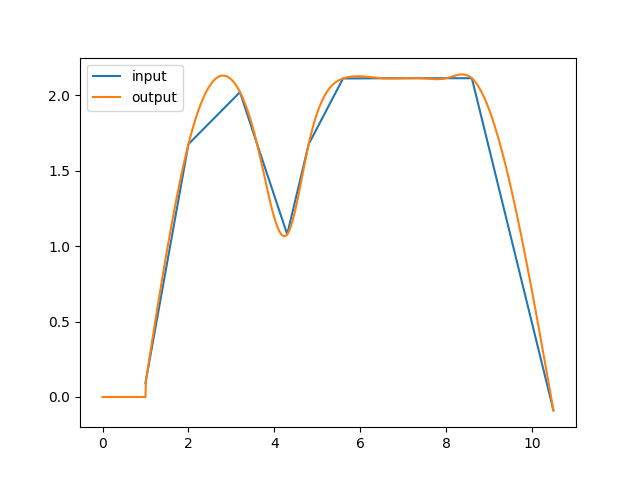

This figure's Python source:
import unittest
from mock import patch, MagicMock
import numpy as np
from angle_interpolation import AngleInterpolationAgent
from spark_agent import Perception, JOINT_CMD_NAMES
import matplotlib.pyplot as plt

start_time = 1000


def init_agent(agent):
    perception = Perception()
    perception.time = start_time

    for j in JOINT_CMD_NAMES.keys():
        perception.joint[j] = 0

    agent.perception = perception

class TestAngleInterpolation(unittest.TestCase):
    @patch('spark_agent.SparkAgent.__init__', lambda self, simspark_ip, simspark_port, teamname, player_id, sync_mode: init_agent(self))  # no connection to simspark
    def test(self):
        from keyframes import hello, leftBackToStand
        agent = AngleInterpolationAgent()
        keyframes = leftBackToStand()

        keyframes_time = np.max([t[-1] for t in keyframes[1]])

        perception = agent.perception
        trajectory_t = []
        trajectory = []

        while perception.time < keyframes_time + start_time:
            agent.perception = perception
            target_joints = agent.angle_interpolation(keyframes, perception)
            trajectory.append(target_joints)
            trajectory_t.append(perception.time - start_time)
            perception.time += 0.01

        keyframes = leftBackToStand()
        plot_joint = 'RKneePitch'
        plot_joint_id = None
        # check error in keyframe point
        error_at_key_frame = []
        for i in range(len(keyframes[0])):
            n = keyframes[0][i]
            if n in ['LWristYaw', 'RWristYaw', 'LHand', 'RHand']:  # ignore some joints
                continue

            if n == plot_joint:
                plot_joint_id = i

            for j in range(len(keyframes[1][i])):
                t = keyframes[1][i][j]
                for ti in range(len(trajectory_t)):
                    tt = trajectory_t[ti]
                    if abs(t - tt) < 0.005:
                        e = trajectory[ti][n] - keyframes[2][i][j][0]
                        error_at_key_frame.append(e)

        with open("test_angle_interpolation.txt", 'w') as f:
            f.write(str(np.mean(np.abs(error_at_key_frame))))

        traj = [v.get(plot_joint, float('NaN')) for v in trajectory]
        k_t = keyframes[1][plot_joint_id]
        k_a = [v[0] for v in keyframes[2][plot_joint_id]]

        plt.plot(k_t, k_a, label='input', marker='x')
        plt.plot(trajectory_t, traj, label='output')
        plt.legend()
        plt.savefig('test_angle_interpolation.png')
        plt.show()

if __name__ == '__main__':
    unittest.main()
